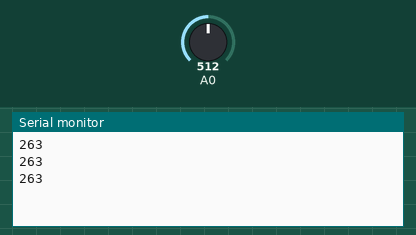
Bench run of a sketch on a simulated Arduino Uno, built with avr-gcc and run on an emulated ATmega328P. Parts: the last lines printed to the serial monitor. The test bench sets the inputs (shaded band); at power-on: A0 = 512.

Above: at 1.3 s.
1.4 s: A0 set to 716
At 1.9 s:
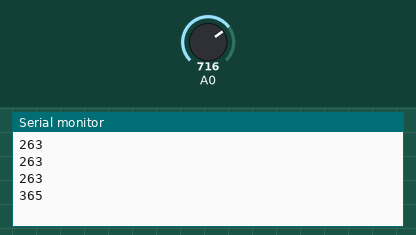
2.9 s: A0 set to 900
At 3.4 s:
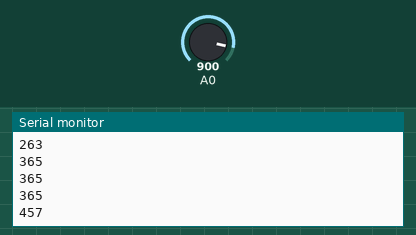
Timing chart, 0 to 5.9 s (numbered marks = the images above; inputs shaded):
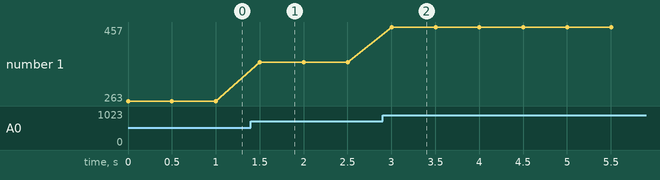

The sketch:

ultrasonic.ino.ino
```cpp
//This code is developed for EC544 course in Boston University
void setup() {
  // put your setup code here, to run once:
  Serial.begin(9600);}

void loop() {
  // put your main code here, to run repeatedly:
 int sensor_1, inches_1, sensor_2, inches_2, x;
sensor_1 = analogRead(0);
 inches_1 = 7+(sensor_1 / 2);
 Serial.println(inches_1);
 delay(500);


}
```

Measured:
- after the input at 1.4 s, the serial monitor: prints a new line after 0.10 s (image 1)
- after the input at 2.9 s, the serial monitor: prints a new line after 0.10 s (image 2)
- plotted number 1: 263 → 365 after the input at 1.4 s, 365 → 457 after the input at 2.9 s
